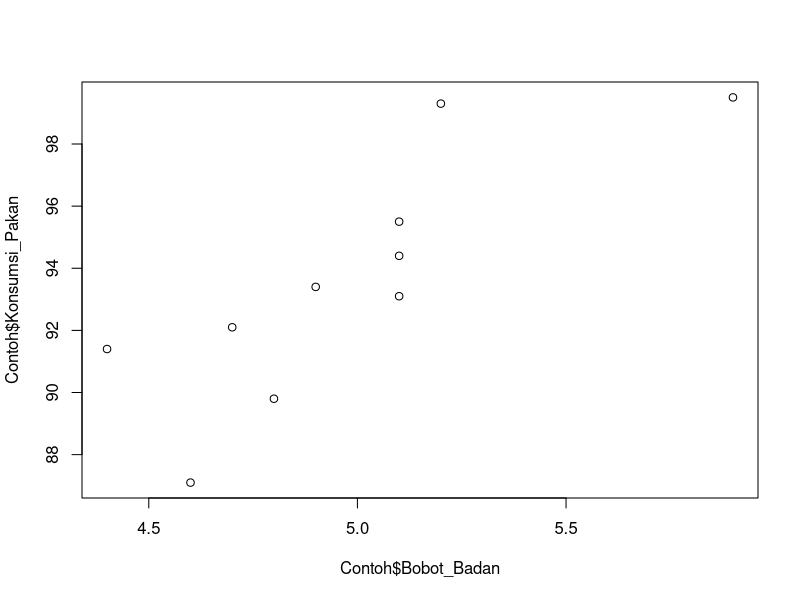
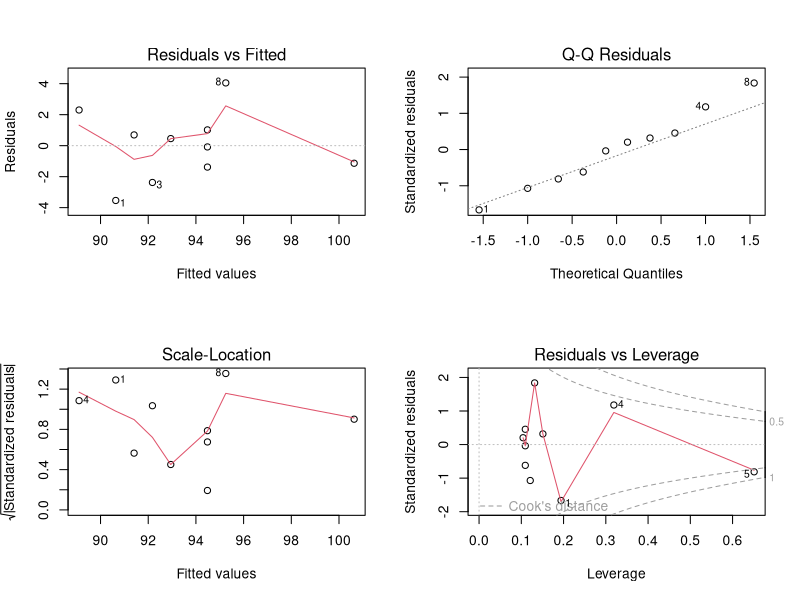
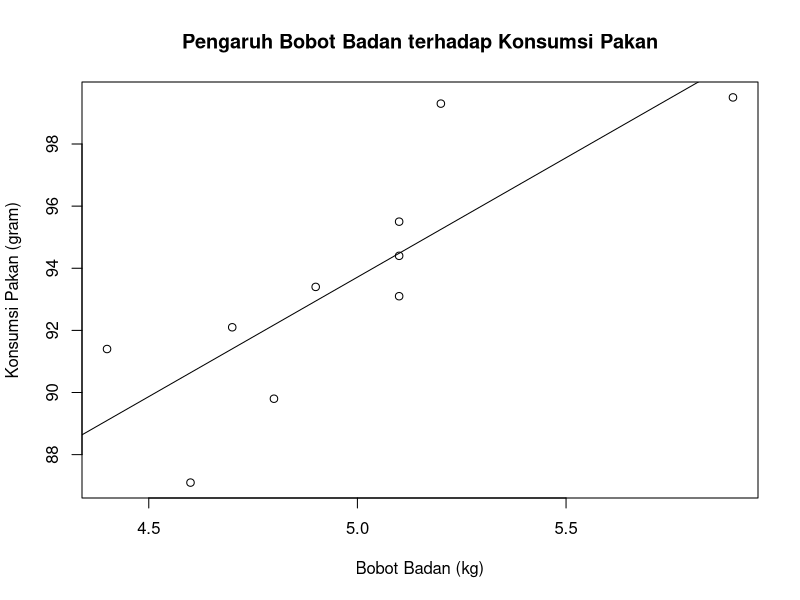

These figures' R source, in order:
##### Praktikum 2 Analisis Regresi Terapan ######
# Kamis, 24 Februari 2022, 10:30-12:10 WIB

# Menginput data pada suatu kolom
Konsumsi_Pakan <- c(87.1, 93.1, 89.8, 91.4, 99.5, 92.1, 
                    95.5, 99.3, 93.4, 94.4)
Bobot_Badan <- c(4.6, 5.1, 4.8, 4.4, 5.9, 4.7, 5.1, 5.2, 
                 4.9, 5.1)
Contoh <- data.frame(Konsumsi_Pakan, Bobot_Badan)

##### Menghitung nilai korelasi variabel #####
Rho <- cor(Contoh)
print(Rho)

##### Membuat Scatter Plot #####
plot(x=Contoh$Bobot_Badan, y=Contoh$Konsumsi_Pakan)

##### Membentuk Model Regresi #####
model <- lm(formula=Konsumsi_Pakan ~ Bobot_Badan, data=Contoh)
print(model)
par(mfrow = c(2,2))
plot(model)

##### Menampilkan garis regresi #####
par(mfrow = c(1,1))
plot(x = Contoh$Bobot_Badan, y = Contoh$Konsumsi_Pakan,
     main='Pengaruh Bobot Badan terhadap Konsumsi Pakan',
     ylab='Konsumsi Pakan (gram)', xlab='Bobot Badan (kg)')
abline(model)

##### Menampilkan ANOVA dan t-test #####
anova(model)
summary(model)
